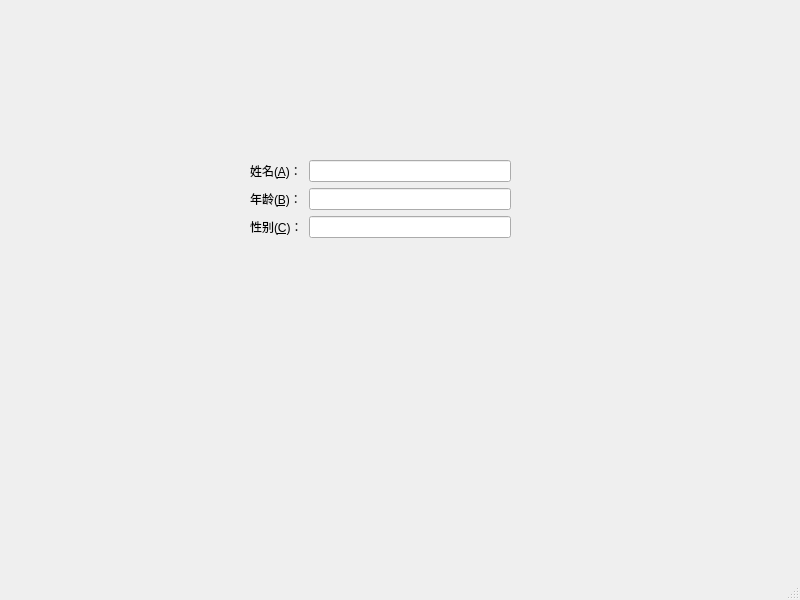
<?xml version="1.0" encoding="UTF-8"?>
<ui version="4.0">
 <class>MainWindow</class>
 <widget class="QMainWindow" name="MainWindow">
  <property name="geometry">
   <rect>
    <x>0</x>
    <y>0</y>
    <width>800</width>
    <height>600</height>
   </rect>
  </property>
  <property name="windowTitle">
   <string>MainWindow</string>
  </property>
  <widget class="QWidget" name="centralwidget">
   <widget class="QWidget" name="formLayoutWidget">
    <property name="geometry">
     <rect>
      <x>250</x>
      <y>160</y>
      <width>261</width>
      <height>261</height>
     </rect>
    </property>
    <layout class="QFormLayout" name="formLayout">
     <item row="0" column="1">
      <widget class="QLineEdit" name="lineEdit"/>
     </item>
     <item row="1" column="0">
      <widget class="QLabel" name="label_2">
       <property name="text">
        <string>年龄(&amp;B)：</string>
       </property>
       <property name="buddy">
        <cstring>lineEdit_2</cstring>
       </property>
      </widget>
     </item>
     <item row="1" column="1">
      <widget class="QLineEdit" name="lineEdit_2"/>
     </item>
     <item row="2" column="0">
      <widget class="QLabel" name="label_3">
       <property name="text">
        <string>性别(&amp;C)：</string>
       </property>
       <property name="buddy">
        <cstring>lineEdit_3</cstring>
       </property>
      </widget>
     </item>
     <item row="2" column="1">
      <widget class="QLineEdit" name="lineEdit_3"/>
     </item>
     <item row="0" column="0">
      <widget class="QLabel" name="label">
       <property name="text">
        <string>姓名(&amp;A)：</string>
       </property>
       <property name="buddy">
        <cstring>lineEdit</cstring>
       </property>
      </widget>
     </item>
    </layout>
   </widget>
  </widget>
  <widget class="QMenuBar" name="menubar">
   <property name="geometry">
    <rect>
     <x>0</x>
     <y>0</y>
     <width>800</width>
     <height>23</height>
    </rect>
   </property>
  </widget>
  <widget class="QStatusBar" name="statusbar"/>
 </widget>
 <resources/>
 <connections/>
</ui>
